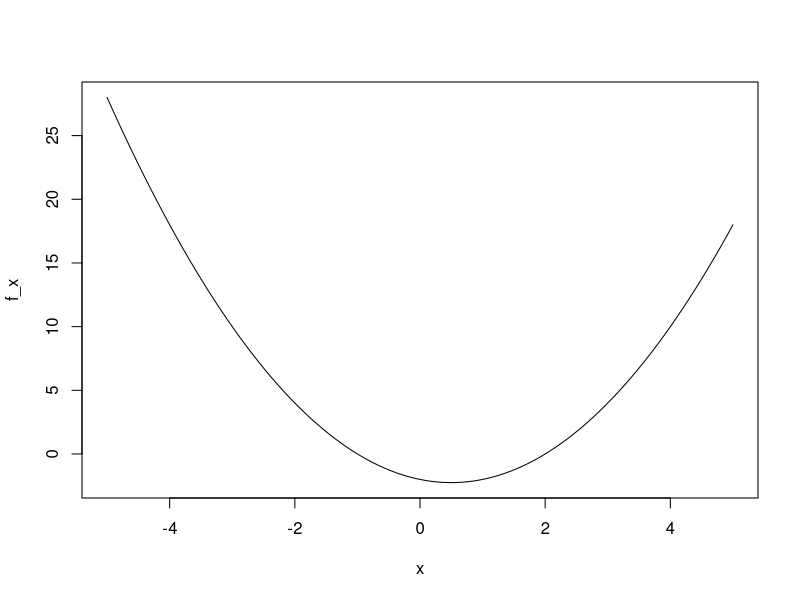

Here is the R script that generated this plot:
## ---- chunk 1
    a <- 1
    b <- -1
    c <- -2

    solve_quadratic <- function(a, b, c) {
      discriminant <- b^2 - 4*a*c
      
      if (discriminant < 0) {
        return("No real solutions")
      } else if (discriminant == 0) {
        solution <- -b / (2*a)
        return(paste("One solution:", solution))
      } else {
        sol1 <- (-b + sqrt(discriminant)) / (2*a)
        sol2 <- (-b - sqrt(discriminant)) / (2*a)
        return(paste("Two solutions:", sol1,',', sol2))
      }
    }

    solve_quadratic(a, b, c)
## ---- chunk 2
x <- seq(-5, 5, length = 100) 
f_x <- a*x^2+b*x+c 
plot(x,f_x,type='l')
